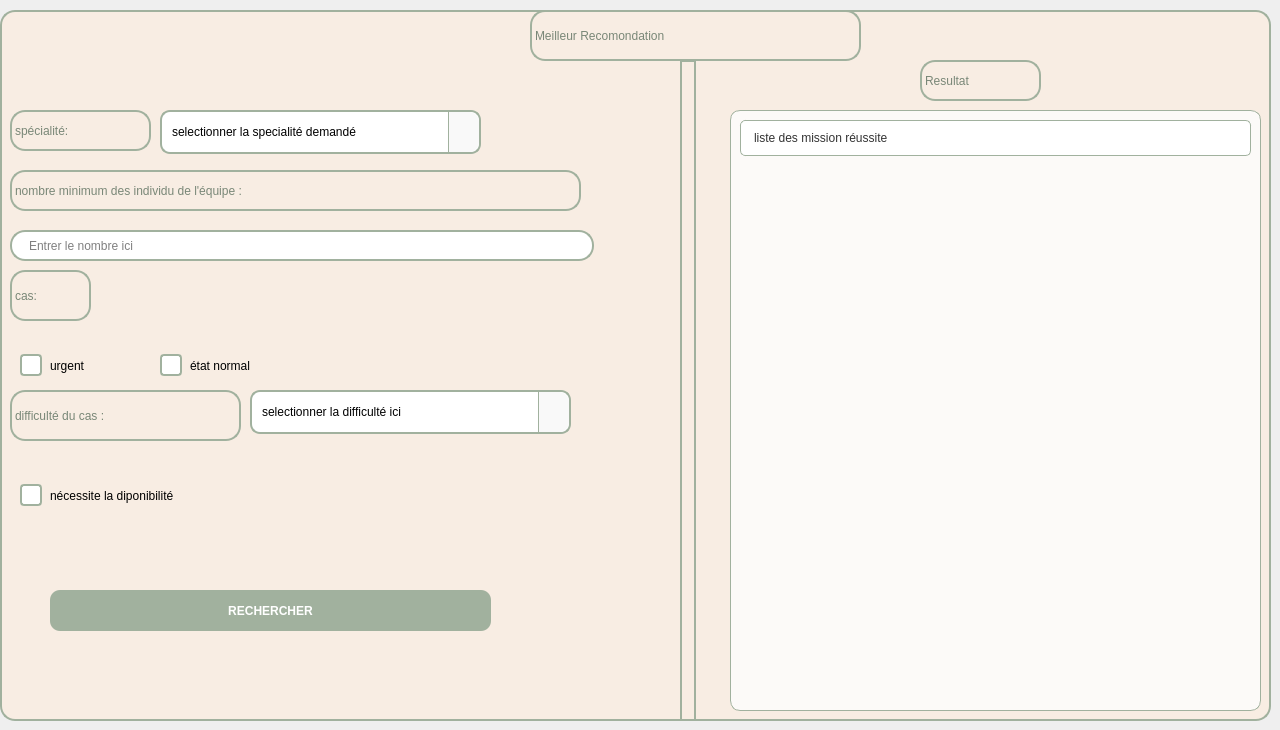
    <widget class="QWidget" name="sugg">
     <widget class="QFrame" name="frame_6">
      <property name="geometry">
       <rect>
        <x>0</x>
        <y>10</y>
        <width>1271</width>
        <height>711</height>
       </rect>
      </property>
      <property name="styleSheet">
       <string notr="true">QFrame {
     /* Very light cream to contrast the table */
	background-color: rgb(248, 237, 227);
    border: 2px solid #A1B19E;
    border-radius: 15px;
}

/* Style for all buttons inside this frame */
QPushButton {
    background-color: #A1B19E;
    color: white;
    border-radius: 8px;
    padding: 10px;
    font-weight: bold;
    font-family: &quot;Segoe UI&quot;;
    border: none;
}

QPushButton:hover {
    background-color: #8E9E8B; /* Darker green on hover */
}

QPushButton#btnDelete {
    background-color: #c97d7d; /* Soft red for delete to warn the user */
}</string>
      </property>
      <property name="frameShape">
       <enum>QFrame::Shape::StyledPanel</enum>
      </property>
      <property name="frameShadow">
       <enum>QFrame::Shadow::Raised</enum>
      </property>
      <widget class="QLabel" name="label_16">
       <property name="geometry">
        <rect>
         <x>10</x>
         <y>260</y>
         <width>81</width>
         <height>51</height>
        </rect>
       </property>
       <property name="styleSheet">
        <string notr="true">color: rgb(121, 135, 119);
font: 700 italic 16pt &quot;Segoe UI&quot;;</string>
       </property>
       <property name="text">
        <string>cas:</string>
       </property>
      </widget>
      <widget class="QLabel" name="label_17">
       <property name="geometry">
        <rect>
         <x>530</x>
         <y>0</y>
         <width>331</width>
         <height>51</height>
        </rect>
       </property>
       <property name="styleSheet">
        <string notr="true">color: rgb(121, 135, 119);
font: 700 italic 16pt &quot;Segoe UI&quot;;</string>
       </property>
       <property name="text">
        <string>Meilleur Recomondation</string>
       </property>
      </widget>
      <widget class="QPushButton" name="pushButton_29">
       <property name="geometry">
        <rect>
         <x>50</x>
         <y>580</y>
         <width>441</width>
         <height>41</height>
        </rect>
       </property>
       <property name="styleSheet">
        <string notr="true">QPushButton {
    background-color: #A1B19E; /* Your green */
    color: white;
    border-radius: 10px;      /* This rounds the corners */
    padding: 5px 15px;        /* Adds space inside so text doesn't touch the edge */
    border: none;
}

QPushButton:hover {
    background-color: #8E9E8B; /* Darkens when you hover over it */
}</string>
       </property>
       <property name="text">
        <string>RECHERCHER</string>
       </property>
      </widget>
      <widget class="QCheckBox" name="checkBox_5">
       <property name="geometry">
        <rect>
         <x>20</x>
         <y>460</y>
         <width>221</width>
         <height>51</height>
        </rect>
       </property>
       <property name="styleSheet">
        <string notr="true">/* The text next to the checkbox */
QCheckBox {
    color: black;
    font: 10pt &quot;Segoe UI&quot;;
    spacing: 8px; /* Space between the box and the text */
}

/* The actual square box */
QCheckBox::indicator {
    width: 18px;
    height: 18px;
    border: 2px solid #A1B19E; /* Your green */
    border-radius: 4px;        /* Soft edges */
    background-color: white;
}

/* When the user hovers over the box */
QCheckBox::indicator:hover {
    border: 2px solid #8E9E8B; /* Darker green */
    background-color: #F4F7F3;
}

/* Style for the 'Checked' state */
QCheckBox::indicator:checked {
    background-color: #A1B19E; /* Fill with green when checked */
    border: 2px solid #A1B19E;
    /* This creates a simple white 'L' shape as a checkmark */
    image: url(check_mark.png); /* If you have an icon, or use the styling below */
}

/* If you don't have an icon file, you can use a background color 
   or a different border style to show it is selected */
QCheckBox::indicator:checked {
    background-color: #A1B19E;
    image: none; 
}</string>
       </property>
       <property name="text">
        <string>nécessite la diponibilité</string>
       </property>
      </widget>
      <widget class="QLabel" name="label_18">
       <property name="geometry">
        <rect>
         <x>10</x>
         <y>100</y>
         <width>141</width>
         <height>41</height>
        </rect>
       </property>
       <property name="styleSheet">
        <string notr="true">color: rgb(121, 135, 119);
font: 700 italic 16pt &quot;Segoe UI&quot;;</string>
       </property>
       <property name="text">
        <string>spécialité:</string>
       </property>
      </widget>
      <widget class="QComboBox" name="comboBox_3">
       <property name="geometry">
        <rect>
         <x>160</x>
         <y>100</y>
         <width>321</width>
         <height>44</height>
        </rect>
       </property>
       <property name="styleSheet">
        <string notr="true">/* The main box before clicking */
QComboBox {
    background-color: #ffffff;
    border: 2px solid #A1B19E;
    border-radius: 10px;
    padding: 5px 10px;
    color: #000000;
    font: 10pt &quot;Segoe UI&quot;;
    min-height: 30px;
}

/* Style for the little arrow area on the right */
QComboBox::drop-down {
    subcontrol-origin: padding;
    subcontrol-position: top right;
    width: 30px;
    border-left: 1px solid #A1B19E;
    border-top-right-radius: 10px;
    border-bottom-right-radius: 10px;
    background-color: #f9f9f9;
}

/* The actual arrow icon */
QComboBox::down-arrow {
    image: none;
    border-left: 5px solid transparent;
    border-right: 5px solid transparent;
    border-top: 7px solid #A1B19E; /* Green downward triangle */
}

/* Styling the popup list that appears */
QComboBox QAbstractItemView {
    
	
	color: rgb(2, 2, 2);
    border: 2px solid #A1B19E;
    background-color: #ffffff;
    selection-background-color: #A1B19E; /* Green highlight when hovering */
    selection-color: #ffffff;
    outline: none;
}</string>
       </property>
       <item>
        <property name="text">
         <string>selectionner la specialité demandé</string>
        </property>
       </item>
       <item>
        <property name="text">
         <string>maintenace</string>
        </property>
       </item>
       <item>
        <property name="text">
         <string>production</string>
        </property>
       </item>
       <item>
        <property name="text">
         <string>backoffice</string>
        </property>
       </item>
       <item>
        <property name="text">
         <string>mécanique</string>
        </property>
       </item>
       <item>
        <property name="text">
         <string/>
        </property>
       </item>
      </widget>
      <widget class="QLabel" name="label_19">
       <property name="geometry">
        <rect>
         <x>10</x>
         <y>160</y>
         <width>571</width>
         <height>41</height>
        </rect>
       </property>
       <property name="styleSheet">
        <string notr="true">color: rgb(121, 135, 119);
font: 700 italic 16pt &quot;Segoe UI&quot;;</string>
       </property>
       <property name="text">
        <string>nombre minimum des individu de l'équipe :</string>
       </property>
      </widget>
      <widget class="QLineEdit" name="lineEdit_3">
       <property name="geometry">
        <rect>
         <x>10</x>
         <y>220</y>
         <width>584</width>
         <height>31</height>
        </rect>
       </property>
       <property name="styleSheet">
        <string notr="true">QLineEdit {
    background-color: white;
    border: 2px solid rgb(161, 177, 158);
    border-radius: 15px;
    color: black; /* This is the text you type */
    padding: 5px 15px;
    font: 700 10pt &quot;Segoe UI&quot;;
    min-width: 550px; /* Essential to show your long placeholder text */
}

QLineEdit:focus {
    border: 2px solid black;
}

/* This styles the 'recherche des equipes...' text before you type */
QLineEdit::placeholder {
    color: #666666; /* Dark grey placeholder */
    font-style: italic;
    font-weight: 400;
}</string>
       </property>
       <property name="text">
        <string/>
       </property>
       <property name="placeholderText">
        <string>Entrer le nombre ici</string>
       </property>
      </widget>
      <widget class="QCheckBox" name="checkBox_7">
       <property name="geometry">
        <rect>
         <x>20</x>
         <y>330</y>
         <width>101</width>
         <height>51</height>
        </rect>
       </property>
       <property name="styleSheet">
        <string notr="true">/* The text next to the checkbox */
QCheckBox {
    color: black;
    font: 10pt &quot;Segoe UI&quot;;
    spacing: 8px; /* Space between the box and the text */
}

/* The actual square box */
QCheckBox::indicator {
    width: 18px;
    height: 18px;
    border: 2px solid #A1B19E; /* Your green */
    border-radius: 4px;        /* Soft edges */
    background-color: white;
}

/* When the user hovers over the box */
QCheckBox::indicator:hover {
    border: 2px solid #8E9E8B; /* Darker green */
    background-color: #F4F7F3;
}

/* Style for the 'Checked' state */
QCheckBox::indicator:checked {
    background-color: #A1B19E; /* Fill with green when checked */
    border: 2px solid #A1B19E;
    /* This creates a simple white 'L' shape as a checkmark */
    image: url(check_mark.png); /* If you have an icon, or use the styling below */
}

/* If you don't have an icon file, you can use a background color 
   or a different border style to show it is selected */
QCheckBox::indicator:checked {
    background-color: #A1B19E;
    image: none; 
}</string>
       </property>
       <property name="text">
        <string>urgent</string>
       </property>
      </widget>
      <widget class="QCheckBox" name="checkBox_8">
       <property name="geometry">
        <rect>
         <x>160</x>
         <y>330</y>
         <width>121</width>
         <height>51</height>
        </rect>
       </property>
       <property name="styleSheet">
        <string notr="true">/* The text next to the checkbox */
QCheckBox {
    color: black;
    font: 10pt &quot;Segoe UI&quot;;
    spacing: 8px; /* Space between the box and the text */
}

/* The actual square box */
QCheckBox::indicator {
    width: 18px;
    height: 18px;
    border: 2px solid #A1B19E; /* Your green */
    border-radius: 4px;        /* Soft edges */
    background-color: white;
}

/* When the user hovers over the box */
QCheckBox::indicator:hover {
    border: 2px solid #8E9E8B; /* Darker green */
    background-color: #F4F7F3;
}

/* Style for the 'Checked' state */
QCheckBox::indicator:checked {
    background-color: #A1B19E; /* Fill with green when checked */
    border: 2px solid #A1B19E;
    /* This creates a simple white 'L' shape as a checkmark */
    image: url(check_mark.png); /* If you have an icon, or use the styling below */
}

/* If you don't have an icon file, you can use a background color 
   or a different border style to show it is selected */
QCheckBox::indicator:checked {
    background-color: #A1B19E;
    image: none; 
}</string>
       </property>
       <property name="text">
        <string>état normal</string>
       </property>
      </widget>
      <widget class="QLabel" name="label_24">
       <property name="geometry">
        <rect>
         <x>10</x>
         <y>380</y>
         <width>231</width>
         <height>51</height>
        </rect>
       </property>
       <property name="styleSheet">
        <string notr="true">color: rgb(121, 135, 119);
font: 700 italic 16pt &quot;Segoe UI&quot;;</string>
       </property>
       <property name="text">
        <string>difficulté du cas :</string>
       </property>
      </widget>
      <widget class="QListWidget" name="listWidget_3">
       <property name="geometry">
        <rect>
         <x>730</x>
         <y>100</y>
         <width>531</width>
         <height>601</height>
        </rect>
       </property>
       <property name="styleSheet">
        <string notr="true">/* Ensure the list container itself is visible */
QListWidget {
    background-color: #fcfaf8; /* Very light cream to match your app background */
    border: 1px solid #A1B19E;
    border-radius: 10px;
    padding: 5px;
}

/* Create the &quot;Card&quot; look for each task */
QListWidget::item {
    background-color: #ffffff; 
    color: #333333;
    border: 1px solid #A1B19E;
    border-radius: 5px;
    margin: 4px;
    padding: 10px;
}

QListWidget::item:hover {
    background-color: #f0f2ef;
}</string>
       </property>
       <item>
        <property name="text">
         <string>liste des mission réussite</string>
        </property>
       </item>
      </widget>
      <widget class="Line" name="line_3">
       <property name="geometry">
        <rect>
         <x>680</x>
         <y>50</y>
         <width>16</width>
         <height>661</height>
        </rect>
       </property>
       <property name="orientation">
        <enum>Qt::Orientation::Vertical</enum>
       </property>
      </widget>
      <widget class="QLabel" name="label_25">
       <property name="geometry">
        <rect>
         <x>920</x>
         <y>50</y>
         <width>121</width>
         <height>41</height>
        </rect>
       </property>
       <property name="styleSheet">
        <string notr="true">color: rgb(121, 135, 119);
font: 700 italic 16pt &quot;Segoe UI&quot;;</string>
       </property>
       <property name="text">
        <string>Resultat</string>
       </property>
      </widget>
      <widget class="QComboBox" name="comboBox_5">
       <property name="geometry">
        <rect>
         <x>250</x>
         <y>380</y>
         <width>321</width>
         <height>44</height>
        </rect>
       </property>
       <property name="styleSheet">
        <string notr="true">/* The main box before clicking */
QComboBox {
    background-color: #ffffff;
    border: 2px solid #A1B19E;
    border-radius: 10px;
    padding: 5px 10px;
    color: #000000;
    font: 10pt &quot;Segoe UI&quot;;
    min-height: 30px;
}

/* Style for the little arrow area on the right */
QComboBox::drop-down {
    subcontrol-origin: padding;
    subcontrol-position: top right;
    width: 30px;
    border-left: 1px solid #A1B19E;
    border-top-right-radius: 10px;
    border-bottom-right-radius: 10px;
    background-color: #f9f9f9;
}

/* The actual arrow icon */
QComboBox::down-arrow {
    image: none;
    border-left: 5px solid transparent;
    border-right: 5px solid transparent;
    border-top: 7px solid #A1B19E; /* Green downward triangle */
}

/* Styling the popup list that appears */
QComboBox QAbstractItemView {
    
	
	color: rgb(2, 2, 2);
    border: 2px solid #A1B19E;
    background-color: #ffffff;
    selection-background-color: #A1B19E; /* Green highlight when hovering */
    selection-color: #ffffff;
    outline: none;
}</string>
       </property>
       <item>
        <property name="text">
         <string>selectionner la difficulté ici </string>
        </property>
       </item>
       <item>
        <property name="text">
         <string>facile</string>
        </property>
       </item>
       <item>
        <property name="text">
         <string>Normal</string>
        </property>
       </item>
       <item>
        <property name="text">
         <string>Difficile</string>
        </property>
       </item>
      </widget>
     </widget>
    </widget>
